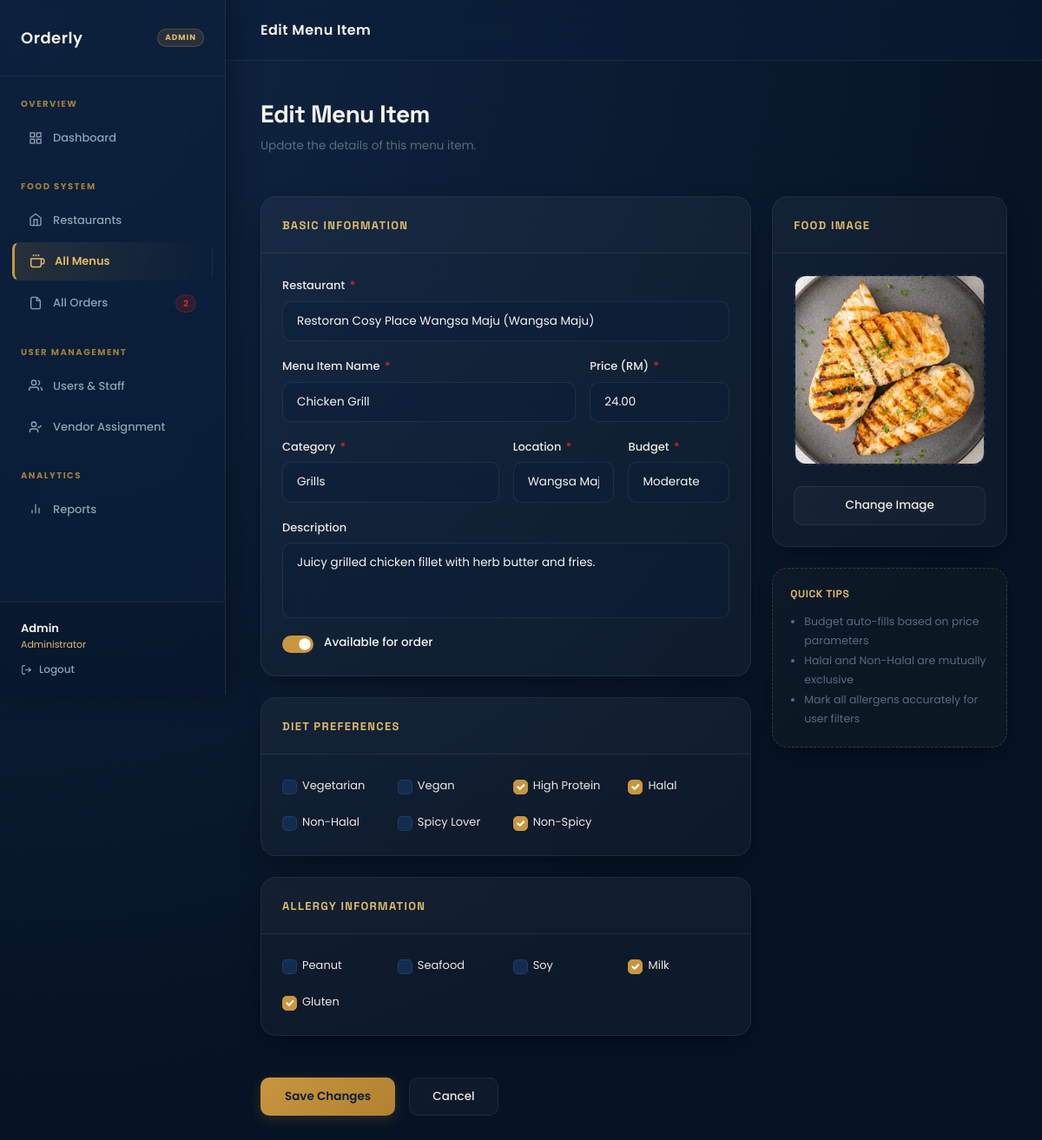
/add_menu.php?edit=8 (signed in), run on the app's committed database.
### tables this page shows
CREATE TABLE `menu_items` (
  `id` int(11) NOT NULL,
  `restaurant_id` int(11) NOT NULL,
  `name` varchar(150) NOT NULL,
  `price` decimal(8,2) NOT NULL,
  `category` enum('Rice','Noodles','Bread/Roti','Snacks','Beverages','Desserts','Soups','Salads','Grills','Western','Seafood','Others') NOT NULL,
  `description` text DEFAULT NULL,
  `image` varchar(255) DEFAULT NULL,
  `availability` tinyint(1) DEFAULT 1,
  `location` enum('Setapak','Wangsa Maju') NOT NULL,
  `budget_category` enum('Cheap','Moderate','Expensive') NOT NULL,
  `is_vegetarian` tinyint(1) DEFAULT 0,
  `is_vegan` tinyint(1) DEFAULT 0,
  `is_high_protein` tinyint(1) DEFAULT 0,
  `is_halal` tinyint(1) DEFAULT 1,
  `is_non_halal` tinyint(1) DEFAULT 0,
  `is_spicy` tinyint(1) DEFAULT 0,
  `is_non_spicy` tinyint(1) DEFAULT 1,
  `has_peanut` tinyint(1) DEFAULT 0,
  `has_seafood` tinyint(1) DEFAULT 0,
  `has_soy` tinyint(1) DEFAULT 0,
  `has_milk` tinyint(1) DEFAULT 0,
  `has_gluten` tinyint(1) DEFAULT 0,
  `created_at` timestamp NOT NULL DEFAULT current_timestamp(),
  `updated_at` timestamp NOT NULL DEFAULT current_timestamp() ON UPDATE current_timestamp()
);

CREATE TABLE `restaurants` (
  `id` int(11) NOT NULL,
  `name` varchar(150) NOT NULL,
  `area` enum('Setapak','Wangsa Maju') NOT NULL,
  `address` varchar(255) DEFAULT NULL,
  `image` varchar(255) DEFAULT NULL,
  `created_at` timestamp NOT NULL DEFAULT current_timestamp()
);

### config.php (called while the page is built, shortened)
<?php
function h(string $s): string {
    return htmlspecialchars($s, ENT_QUOTES, 'UTF-8');
}
function isAdmin(): bool {
    return isset($_SESSION['role']) && $_SESSION['role'] === 'admin';
}

### add_menu.php (the view, shortened to what this page needs)
<?php
require_once 'config.php';
$vendorRestId = getVendorRestaurantId();
$editId = isset($_GET['edit']) ? intval($_GET['edit']) : 0;
$isEdit = $editId > 0;
$item   = [];
if ($isEdit) {
    $r = $conn->query("SELECT * FROM menu_items WHERE id='$editId'");
    if ($r && $r->num_rows) {
        $item = $r->fetch_assoc();
    } else {
        header("Location: manage_menu.php"); exit();
    }
}
if (isAdmin()) {
    $restaurants = $conn->query("SELECT id, name, area FROM restaurants ORDER BY name");
} else {
    $restaurants = $vendorRestId
        ? $conn->query("SELECT id, name, area FROM restaurants WHERE id='$vendorRestId'")
        : null;
}
if (isAdmin()) { require_once 'admin_header.php'; }
else           { require_once 'vendor_header.php'; }
$v = fn($k) => h($item[$k] ?? '');
$checked = fn($k) => !empty($item[$k]) ? 'checked' : '';
?>
<div class="page-header mb-5 animate-fadeUp">
  <p class="page-title" style="font-family:'Space Grotesk',sans-serif; font-weight:700; font-size:28px; color:var(--cream); margin:0; letter-spacing:-0.02em;"><?= $isEdit ? 'Edit Menu Item' : 'Add New Menu Item' ?></p>
  <p class="page-sub" style="font-family:'Poppins',sans-serif; font-size:13.5px; color:var(--muted); margin-top:6px;"><?= $isEdit ? 'Update the details of this menu item.' : 'Fill in the details to add a new food item.' ?></p>
</div>
<form method="POST" enctype="multipart/form-data" class="animate-fadeUp" style="animation-delay:0.05s;">
<div class="row g-4">
  <div class="col-lg-8">
    <div class="saas-glass-card mb-4">
      <div class="saas-card-header">
        <span class="saas-card-title">Basic Information</span>
      </div>
      <div class="saas-card-body">
        <div class="row g-3">
          <div class="col-md-12">
            <label class="saas-form-label">Restaurant <span class="req" style="color:var(--danger);">*</span></label>
            <?php if (isAdmin()): ?>
            <select name="restaurant_id" class="form-select saas-input" required>
              <?php if ($restaurants) { $restaurants->data_seek(0); while ($r = $restaurants->fetch_assoc()): ?>
              <option value="<?= $r['id'] ?>" <?= ($item['restaurant_id'] ?? 0)==$r['id']?'selected':'' ?> style="background:var(--navy); color:var(--cream);">
                <?= h($r['name']) ?> (<?= h($r['area']) ?>)
              </option>
              <?php endwhile; } ?>
            </select>
            <?php endif; ?>
          </div>
          <div class="col-md-8">
            <label class="saas-form-label">Menu Item Name <span class="req" style="color:var(--danger);">*</span></label>
            <input type="text" name="name" class="form-control saas-input" placeholder="e.g. Spicy Beef Ramen" value="<?= $v('name') ?>" required />
          </div>
          <div class="col-md-4">
            <label class="saas-form-label">Price (RM) <span class="req" style="color:var(--danger);">*</span></label>
            <input type="number" id="price" name="price" class="form-control saas-input" placeholder="0.00" step="0.01" min="0.01" value="<?= $v('price') ?>" required />
          </div>
          <div class="col-md-6">
            <label class="saas-form-label">Category <span class="req" style="color:var(--danger);">*</span></label>
            <select name="category" class="form-select saas-input" required>
              <?php foreach (['Rice','Noodles','Bread/Roti','Snacks','Beverages','Desserts','Soups','Salads','Grills','Western','Seafood','Others'] as $cat): ?>
              <option <?= ($item['category']??'')===$cat?'selected':'' ?> style="background:var(--navy); color:var(--cream);"><?= $cat ?></option>
              <?php endforeach; ?>
            </select>
          </div>
          <div class="col-md-3">
            <label class="saas-form-label">Location <span class="req" style="color:var(--danger);">*</span></label>
            <select name="location" class="form-select saas-input" required>
              <option value="Wangsa Maju" <?= ($item['location']??'')==='Wangsa Maju'?'selected':'' ?> style="background:var(--navy); color:var(--cream);">Wangsa Maju</option>
            </select>
          </div>
          <div class="col-md-3">
            <label class="saas-form-label">Budget <span class="req" style="color:var(--danger);">*</span></label>
            <select id="budgetCategory" name="budget_category" class="form-select saas-input" required>
              <option value="Moderate"  <?= ($item['budget_category']??'')==='Moderate'?'selected':'' ?> style="background:var(--navy); color:var(--warning);">Moderate</option>
            </select>
          </div>
          <div class="col-12">
            <label class="saas-form-label">Description</label>
            <textarea name="description" class="form-control saas-input" rows="3" style="resize:none;"><?= $v('description') ?></textarea>
          </div>
          <div class="col-12 mt-3">
            <div class="form-check form-switch saas-switch d-flex align-items-center" style="padding-left: 0;">
              <input class="form-check-input" type="checkbox" name="availability" id="availCheck" value="1" <?= ($item['availability']??1)?'checked':'' ?> style="margin-left: 0; margin-right: 12px;">
              <label class="form-check-label" for="availCheck" style="font-family:'Poppins',sans-serif; font-size:13.5px; font-weight:500; color:var(--cream); cursor:pointer;">Available for order</label>
            </div>
          </div>
        </div>
      </div>
    </div>
    <div class="saas-glass-card mb-4">
      <div class="saas-card-header">
        <span class="saas-card-title">Diet Preferences</span>
      </div>
      <div class="saas-card-body">
        <div class="row g-3">
          <?php
          $diets = ['is_vegetarian'=>'Vegetarian','is_vegan'=>'Vegan','is_high_protein'=>'High Protein','is_halal'=>'Halal','is_non_halal'=>'Non-Halal','is_spicy'=>'Spicy Lover','is_non_spicy'=>'Non-Spicy'];
          $dietIds = ['is_halal'=>'dietHalal','is_non_halal'=>'dietNonHalal','is_spicy'=>'dietSpicy','is_non_spicy'=>'dietNonSpicy'];
          foreach ($diets as $key => $label):
            $did = $dietIds[$key] ?? $key;
          ?>
          <div class="col-6 col-md-4 col-lg-3">
            <div class="form-check saas-checkbox-container d-flex align-items-center">
              <input class="form-check-input" type="checkbox" name="<?= $key ?>" id="<?= $did ?>" value="1" <?= $checked($key) ?>>
              <label class="saas-checkbox-label" for="<?= $did ?>"><?= $label ?></label>
            </div>
          </div>
          <?php endforeach; ?>
        </div>
      </div>
    </div>
    <div class="saas-glass-card">
      <div class="saas-card-header">
        <span class="saas-card-title">Allergy Information</span>
      </div>
      <div class="saas-card-body">
        <div class="row g-3">
          <?php
          $allergies = ['has_peanut'=>'Peanut','has_seafood'=>'Seafood','has_soy'=>'Soy','has_milk'=>'Milk','has_gluten'=>'Gluten'];
          foreach ($allergies as $key => $label):
          ?>
          <div class="col-6 col-md-4 col-lg-3">
            <div class="form-check saas-checkbox-container d-flex align-items-center">
              <input class="form-check-input" type="checkbox" name="<?= $key ?>" id="<?= $key ?>" value="1" <?= $checked($key) ?>>
              <label class="saas-checkbox-label" for="<?= $key ?>"><?= $label ?></label>
            </div>
          </div>
          <?php endforeach; ?>
        </div>
      </div>
    </div>
  </div>
  <div class="col-lg-4">
    <div class="saas-glass-card mb-4">
      <div class="saas-card-header">
        <span class="saas-card-title">Food Image</span>
      </div>
      <div class="saas-card-body" style="text-align:center;">
        <div class="img-preview-wrap mb-4" id="imgPreviewWrap" style="background:rgba(11, 31, 58, 0.5); border:2px dashed var(--glass-border); border-radius:14px; height:220px; display:flex; align-items:center; justify-content:center; overflow:hidden; transition: border-color 0.25s ease;">
          <div id="imgPreview" style="width:100%; height:100%; display:flex; align-items:center; justify-content:center;">
            <?php if (!empty($item['image']) && file_exists('uploads/food_images/'.$item['image'])): ?>
            <img src="uploads/food_images/<?= h($item['image']) ?>" style="width:100%; height:100%; object-fit:cover;">
            <?php endif; ?>
          </div>
        </div>
        <button type="button" class="btn-saas-secondary w-100" onclick="document.getElementById('foodImageInput').click()">
          <?= $isEdit ? 'Change Image' : 'Upload Image' ?>
        </button>
      </div>
    </div>
    <div class="saas-glass-card" style="background: rgba(200, 150, 62, 0.03); border: 1px dashed rgba(200, 150, 62, 0.25);">
      <div class="saas-card-body" style="padding:20px;">
        <p style="font-family:'Space Grotesk',sans-serif; font-size:12px; font-weight:700; color:var(--gold-lt); margin-bottom:12px; text-transform:uppercase; letter-spacing:0.05em;">Quick Tips</p>
        <ul style="font-family:'Poppins',sans-serif; font-size:12.5px; color:var(--muted); line-height:1.8; padding-left:16px; margin:0;">
          <li>Budget auto-fills based on price parameters</li>
          <li>Halal and Non-Halal are mutually exclusive</li>
          <li>Mark all allergens accurately for user filters</li>
        </ul>
      </div>
    </div>
  </div>
</div>
<div class="mt-5 d-flex gap-3">
  <button type="submit" class="btn-saas-primary">
    <?= $isEdit ? 'Save Changes' : 'Add Menu Item' ?>
  </button>
  <a href="manage_menu.php" class="btn-saas-secondary">Cancel</a>
</div>
</form>
<?php require_once 'includes/footer.php'; ?>

### admin_header.php (style rules this page uses)
:root { --navy: #0b1f3a; --navy-md: #132d52; --navy-lt: #1e4175; --gold: #c8963e; --gold-lt: #e0b96a; --gold-glow: rgba(200, 150, 62, 0.15); --cream: #f7f4ef; --cream-dk: #ede8e0; --text-light: #f7f4ef; --text-muted: #8fa0b5; --glass-surface: rgba(255, 255, 255, 0.04); --glass-border: rgba(255, 255, 255, 0.08); --glass-border-focus: rgba(200, 150, 62, 0.4); --success: #16a34a; --danger: #dc2626; --warning: #f59e0b; --info: #2563eb; --preparing: #a855f7; --sidebar-w: 260px; --radius: 18px; --radius-sm: 8px; --transition: all 0.3s cubic-bezier(0.25, 0.8, 0.25, 1); }
*, *::before, *::after { box-sizing: border-box; margin: 0; padding: 0; }
body { font-family: 'Poppins', sans-serif; background: radial-gradient(circle at 50% 0%, var(--navy-md) 0%, var(--navy) 70%); color: var(--text-light); min-height: 100vh; display: flex; overflow-x: hidden; }
.form-select, .form-control { background: rgba(11, 31, 58, 0.4); border: 1.5px solid var(--glass-border); color: var(--text-light); font-size: 13px; border-radius: var(--radius-sm); padding: 10px 14px; transition: var(--transition); }
.form-select option { background: var(--navy-md); color: var(--text-light); }
.req { color: var(--danger); margin-left: 2px; }
.page-header { margin-bottom: 30px; }
.page-title { font-size: 24px; font-weight: 600; color: var(--text-light); letter-spacing: -0.5px; }
.page-sub { font-size: 13px; color: var(--text-muted); margin-top: 4px; }
.img-preview-wrap { border: 2px dashed var(--glass-border); border-radius: var(--radius-sm); height: 160px; overflow: hidden; cursor: pointer; transition: var(--transition); background: rgba(0, 0, 0, 0.1); }

### data on the page
menu_items: restaurant_id "Restoran Cosy Place Wangsa Maju (Wangsa Maju)", name "Chicken Grill", price "24.00", category "Grills", location "Wangsa Maju", budget_category "Moderate", description "Juicy grilled chicken fillet with herb butter and fries.", availability "☑", image (picture)

### other printed values
$pendingOrders "2"
$_SESSION['name'] "Admin"
$pageTitle "Edit Menu Item"
$label "Vegetarian"
$label "Vegan"
$label "High Protein"
$label "Halal"
$label "Non-Halal"
$label "Spicy Lover"
$label "Non-Spicy"
$label "Peanut"
$label "Seafood"
$label "Soy"
$label "Milk"
$label "Gluten"
